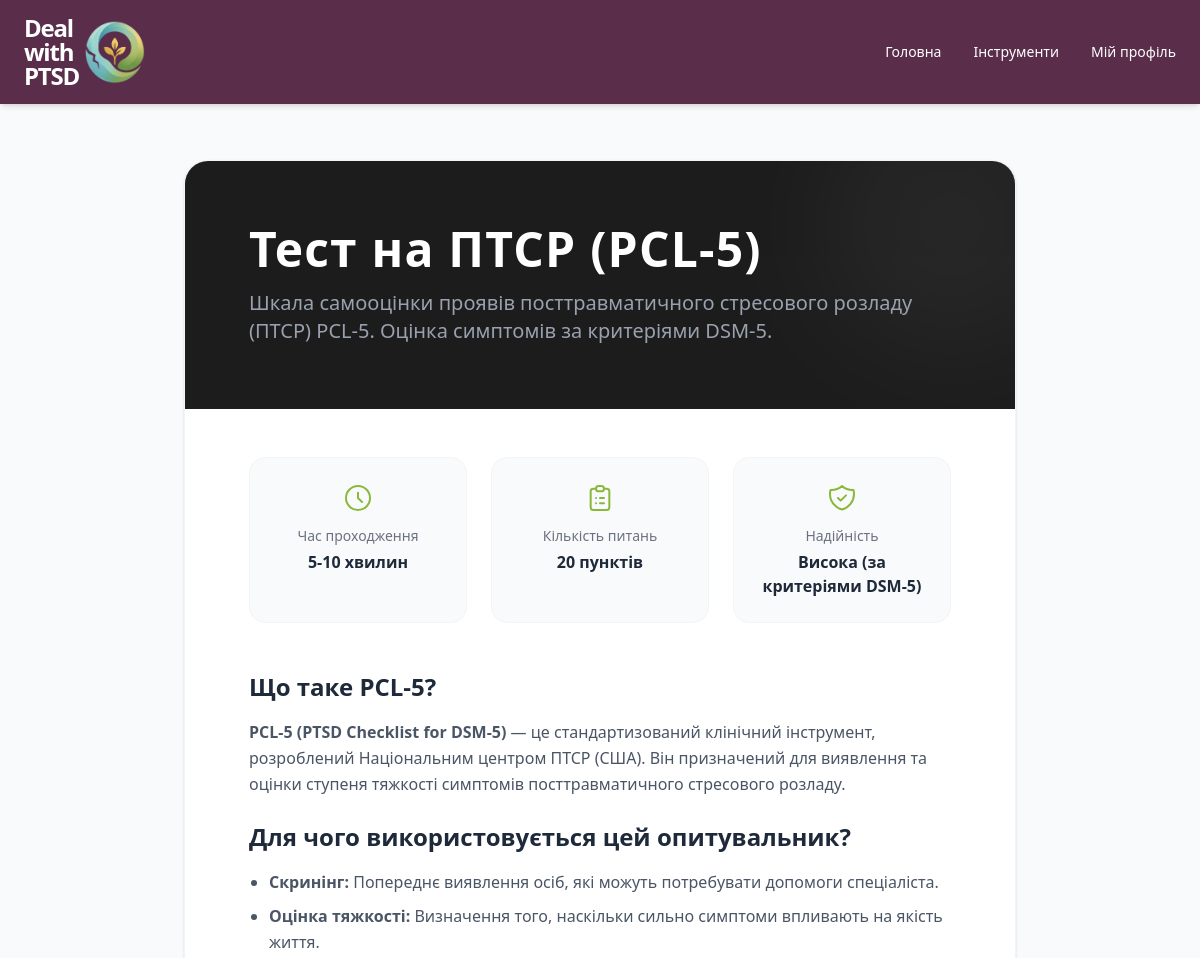
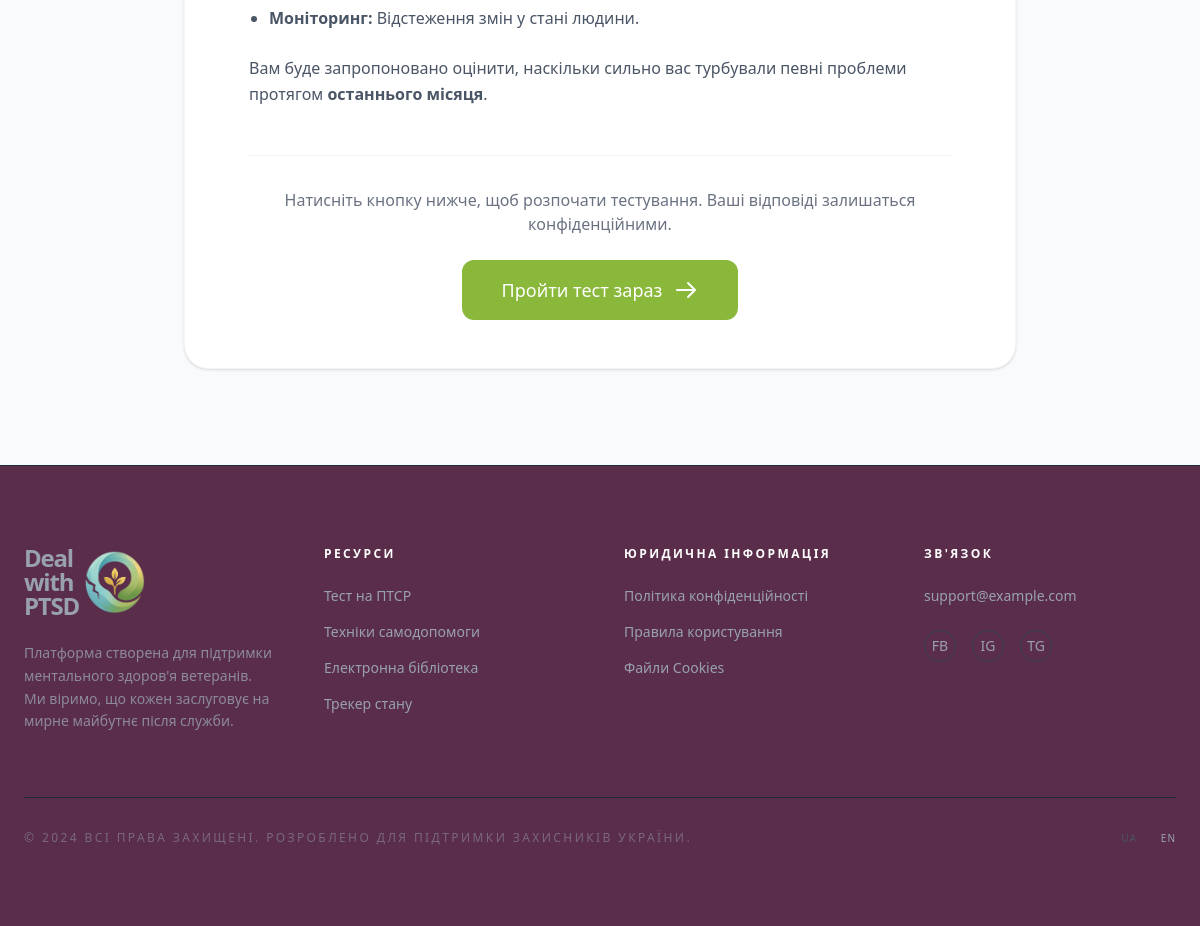
Page /tests/pcl5/ (signed in) on the committed database (2 pictures, top to bottom).
### assessments/models.py (models this page shows, shortened)
class Assessment(models.Model):
    title = models.CharField(max_length=200, verbose_name="Назва тесту")
    short_name = models.SlugField(max_length=50, unique=True, verbose_name="Коротка назва (для URL)")
    description = models.TextField(blank=True, verbose_name="Опис тесту (для списку)")
    instruction = models.TextField(blank=True, verbose_name="Інструкція перед проходженням")
    icon = models.CharField(
        max_length=100,
        default='assessments/images/anxiety.png',
        verbose_name="Шлях до іконки",
        help_text="assessments/images/depressed.png"
    )
    time_to_complete = models.CharField(max_length=50, blank=True, verbose_name="Час проходження")
    questions_count = models.PositiveIntegerField(default=0, verbose_name="Кількість питань")
    reliability = models.CharField(max_length=100, blank=True, verbose_name="Надійність")
    about_text = models.TextField(blank=True, verbose_name="Детальний опис (HTML)")
    class Meta:
        verbose_name = "Тест"
        verbose_name_plural = "Тести"

### assessments/views.py (the view)
# urls.py: path('<slug:test_slug>/', views.about_test, name='about-test'),
def about_test(request, test_slug):
    auth_redirect = _redirect_if_anonymous(request)
    if auth_redirect:
        return auth_redirect
    assessment = get_object_or_404(Assessment, short_name=test_slug)
    context = {
        'assessment': assessment,
    }
    return render(request, "assessments/about_test.html", context)

### assessments/views.py (called while the page is built)
def _redirect_if_anonymous(request):
    if not request.user.is_authenticated:
        return redirect('accounts:register')
    return None

### assessments/templates/assessments/about_test.html (shortened to what this page needs)
{% extends "base.html" %}
{% load static %}
{% block content %}
    <main class="bg-gray-50 min-h-screen pt-32 pb-16 sm:pt-40 sm:pb-24">
        <div class="max-w-4xl mx-auto px-4 sm:px-6 lg:px-8">
            <article class="bg-white rounded-3xl shadow-sm border border-gray-100 overflow-hidden">
                <div class="bg-[#1c1c1c] px-8 py-12 md:px-16 md:py-16 relative overflow-hidden">
                    <div class="absolute top-0 right-0 -mt-16 -mr-16 w-64 h-64 bg-white opacity-5 rounded-full blur-3xl"></div>
                    <div class="relative z-10 flex flex-col md:flex-row items-center gap-8">
                        <div class="text-center md:text-left">
                            <h1 class="text-3xl md:text-5xl font-semibold text-white tracking-wide mb-4">
                                {{ assessment.title }}
                            </h1>
                            <p class="text-gray-400 text-lg md:text-xl font-light max-w-2xl">
                                {{ assessment.description }}
                            </p>
                        </div>
                    </div>
                </div>
                <div class="px-8 py-10 md:px-16 md:py-12">
                    <div class="grid grid-cols-1 sm:grid-cols-3 gap-6 mb-12">
                        <div class="bg-gray-50 rounded-2xl p-6 border border-gray-100 flex flex-col items-center text-center">
                            <svg class="w-8 h-8 text-[#89b83a] mb-3" fill="none" stroke="currentColor" viewBox="0 0 24 24">
                                <path stroke-linecap="round" stroke-linejoin="round" stroke-width="1.5" d="M12 8v4l3 3m6-3a9 9 0 11-18 0 9 9 0 0118 0z"></path>
                            </svg>
                            <span class="text-sm text-gray-500 mb-1">Час проходження</span>
                            <span class="font-semibold text-gray-800">{{ assessment.time_to_complete }}</span>
                        </div>
                        <div class="bg-gray-50 rounded-2xl p-6 border border-gray-100 flex flex-col items-center text-center">
                            <span class="text-sm text-gray-500 mb-1">Кількість питань</span>
                            <span class="font-semibold text-gray-800">{{ assessment.questions_count }} пунктів</span>
                        </div>
                        <div class="bg-gray-50 rounded-2xl p-6 border border-gray-100 flex flex-col items-center text-center">
                            <span class="text-sm text-gray-500 mb-1">Надійність</span>
                            <span class="font-semibold text-gray-800">{{ assessment.reliability }}</span>
                        </div>
                    </div>
                    <div class="prose prose-lg prose-gray max-w-none text-gray-600 mb-12 leading-relaxed">
                        {{ assessment.about_text|safe }}
                    </div>
                    <div class="flex flex-col items-center justify-center pt-8 border-t border-gray-100">
                        <p class="text-gray-500 mb-6 text-center">Натисніть кнопку нижче, щоб розпочати тестування. Ваші відповіді залишаться конфіденційними.</p>
                        <a href="{% url 'assessments:take-test' test_slug=assessment.short_name %}" class="group relative inline-flex items-center justify-center px-10 py-4 text-lg font-medium text-white bg-[#89b83a] rounded-xl overflow-hidden transition-all duration-300 hover:bg-[#7ca833] hover:shadow-[0_8px_25px_-8px_rgba(137,184,58,0.6)] hover:-translate-y-1">
                            <span class="mr-3">Пройти тест зараз</span>
                            <svg class="w-6 h-6 transform transition-transform group-hover:translate-x-1" fill="none" stroke="currentColor" viewBox="0 0 24 24">
                                <path stroke-linecap="round" stroke-linejoin="round" stroke-width="2" d="M14 5l7 7m0 0l-7 7m7-7H3"></path>
                            </svg>
                        </a>
                    </div>
                </div>
            </article>
        </div>
    </main>
{% endblock %}

### rows in the picture
Assessment: title "Тест на ПТСР (PCL-5)", description "Шкала самооцінки проявів посттравматичного стресового розладу (ПТСР) PCL-5. Оцінка симптомів за критеріями DSM-5.", time_to_complete "5-10 хвилин", questions_count "20", reliability "Висока (за критеріями DSM-5)", about_text "Що таке PCL-5? PCL-5 (PTSD Checklist for DSM-5) — це стандартизований клінічний інструмент, розроблений Національним центром ПТСР (США). Він призначений для виявлення та оцінки ступеня тяжкості симптомів посттравматичного стресового розладу. Для чого використовується цей опитувальник? Скринінг: Попереднє виявлення осіб, які можуть потребувати допомоги спеціаліста. Оцінка тяжкості: Визначення того, наскільки сильно симптоми впливають на якість життя. Моніторинг: Відстеження змін у стані людини. Вам буде запропоновано оцінити, наскільки сильно вас турбували певні проблеми протягом останнього місяця ."
